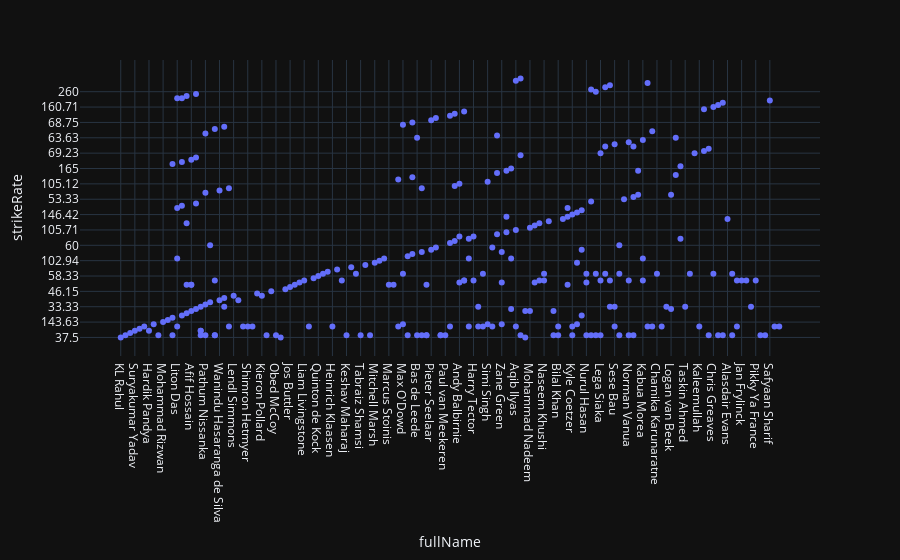

This figure's notebook cell:
### Markdown cell above
##### The code snippet identifies the top 6 batsmen with the highest number of sixes in the dataset. It sorts the DataFrame (df) by the 'sixes' column in descending order and selects the top 6 records. The batsmen names and corresponding sixes are then extracted. Subsequently, a horizontal bar plot is created using Matplotlib, where each bar represents a batsman, and the length of the bar corresponds to the number of sixes hit. The plot is displayed with a teal color ('#06C2AC'), labeled axes, and a title indicating it showcases the top batsmen with sixes in the ICC World Cup.

### Code cell
six_hits = df.sort_values(by='sixes', ascending=False).head(7)
stk=px.scatter(df,x='fullName',y='strikeRate',template='plotly_dark')
stk.show()

### Figure 1 — Plotly figure (JSON) as saved in the notebook; plotly's stock layout.template omitted (floating-point values rounded to 4 significant figures; data arrays with more than 128 entries replaced by an {"elided": "..."} marker saying what was removed)
{"data": [{"hovertemplate": "fullName=%{x}<br>strikeRate=%{y}<extra></extra>", "legendgroup": "", "marker": {"color": "#636efa", "symbol": "circle"}, "mode": "markers", "name": "", "orientation": "v", "showlegend": false, "type": "scatter", "x": {"elided": "263 str values"}, "xaxis": "x", "y": {"elided": "263 str values"}, "yaxis": "y"}], "layout": {"legend": {"tracegroupgap": 0}, "margin": {"t": 60}, "xaxis": {"anchor": "y", "domain": [0, 1], "title": {"text": "fullName"}}, "yaxis": {"anchor": "x", "domain": [0, 1], "title": {"text": "strikeRate"}}}}
